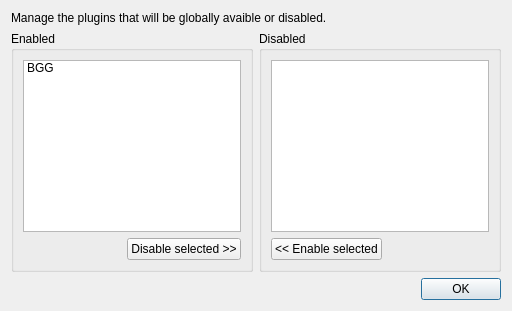
<?xml version="1.0" encoding="UTF-8"?>
<ui version="4.0">
 <class>PluginDialog</class>
 <widget class="QWidget" name="PluginDialog">
  <property name="geometry">
   <rect>
    <x>0</x>
    <y>0</y>
    <width>512</width>
    <height>311</height>
   </rect>
  </property>
  <property name="windowTitle">
   <string>Plug-in Manager</string>
  </property>
  <layout class="QVBoxLayout" name="verticalLayout_3">
   <item>
    <widget class="QLabel" name="label">
     <property name="text">
      <string>Manage the plugins that will be globally avaible or disabled.</string>
     </property>
     <property name="wordWrap">
      <bool>true</bool>
     </property>
    </widget>
   </item>
   <item>
    <layout class="QHBoxLayout" name="manageLayout">
     <item>
      <layout class="QVBoxLayout" name="enabledLayout">
       <item>
        <widget class="QGroupBox" name="groupBox">
         <property name="title">
          <string>Enabled</string>
         </property>
         <layout class="QVBoxLayout" name="verticalLayout">
          <item>
           <widget class="QListWidget" name="listWidget">
            <item>
             <property name="text">
              <string>BGG</string>
             </property>
            </item>
           </widget>
          </item>
          <item>
           <layout class="QHBoxLayout" name="horizontalLayout_2">
            <item>
             <spacer name="horizontalSpacer">
              <property name="orientation">
               <enum>Qt::Horizontal</enum>
              </property>
              <property name="sizeHint" stdset="0">
               <size>
                <width>40</width>
                <height>20</height>
               </size>
              </property>
             </spacer>
            </item>
            <item>
             <widget class="QPushButton" name="b_disable">
              <property name="text">
               <string>Disable selected &gt;&gt;</string>
              </property>
             </widget>
            </item>
           </layout>
          </item>
         </layout>
        </widget>
       </item>
      </layout>
     </item>
     <item>
      <layout class="QVBoxLayout" name="disabledLayout">
       <item>
        <widget class="QGroupBox" name="groupBox_3">
         <property name="title">
          <string>Disabled</string>
         </property>
         <layout class="QVBoxLayout" name="verticalLayout_4">
          <item>
           <widget class="QListWidget" name="listWidget_2"/>
          </item>
          <item>
           <layout class="QHBoxLayout" name="horizontalLayout_3">
            <item>
             <widget class="QPushButton" name="b_enable">
              <property name="text">
               <string>&lt;&lt; Enable selected</string>
              </property>
             </widget>
            </item>
            <item>
             <spacer name="horizontalSpacer_2">
              <property name="orientation">
               <enum>Qt::Horizontal</enum>
              </property>
              <property name="sizeHint" stdset="0">
               <size>
                <width>0</width>
                <height>0</height>
               </size>
              </property>
             </spacer>
            </item>
           </layout>
          </item>
         </layout>
        </widget>
       </item>
      </layout>
     </item>
    </layout>
   </item>
   <item>
    <widget class="QDialogButtonBox" name="buttonBox">
     <property name="standardButtons">
      <set>QDialogButtonBox::Ok</set>
     </property>
    </widget>
   </item>
  </layout>
 </widget>
 <resources/>
 <connections>
  <connection>
   <sender>buttonBox</sender>
   <signal>accepted()</signal>
   <receiver>PluginDialog</receiver>
   <slot>close()</slot>
   <hints>
    <hint type="sourcelabel">
     <x>255</x>
     <y>290</y>
    </hint>
    <hint type="destinationlabel">
     <x>255</x>
     <y>155</y>
    </hint>
   </hints>
  </connection>
 </connections>
</ui>
